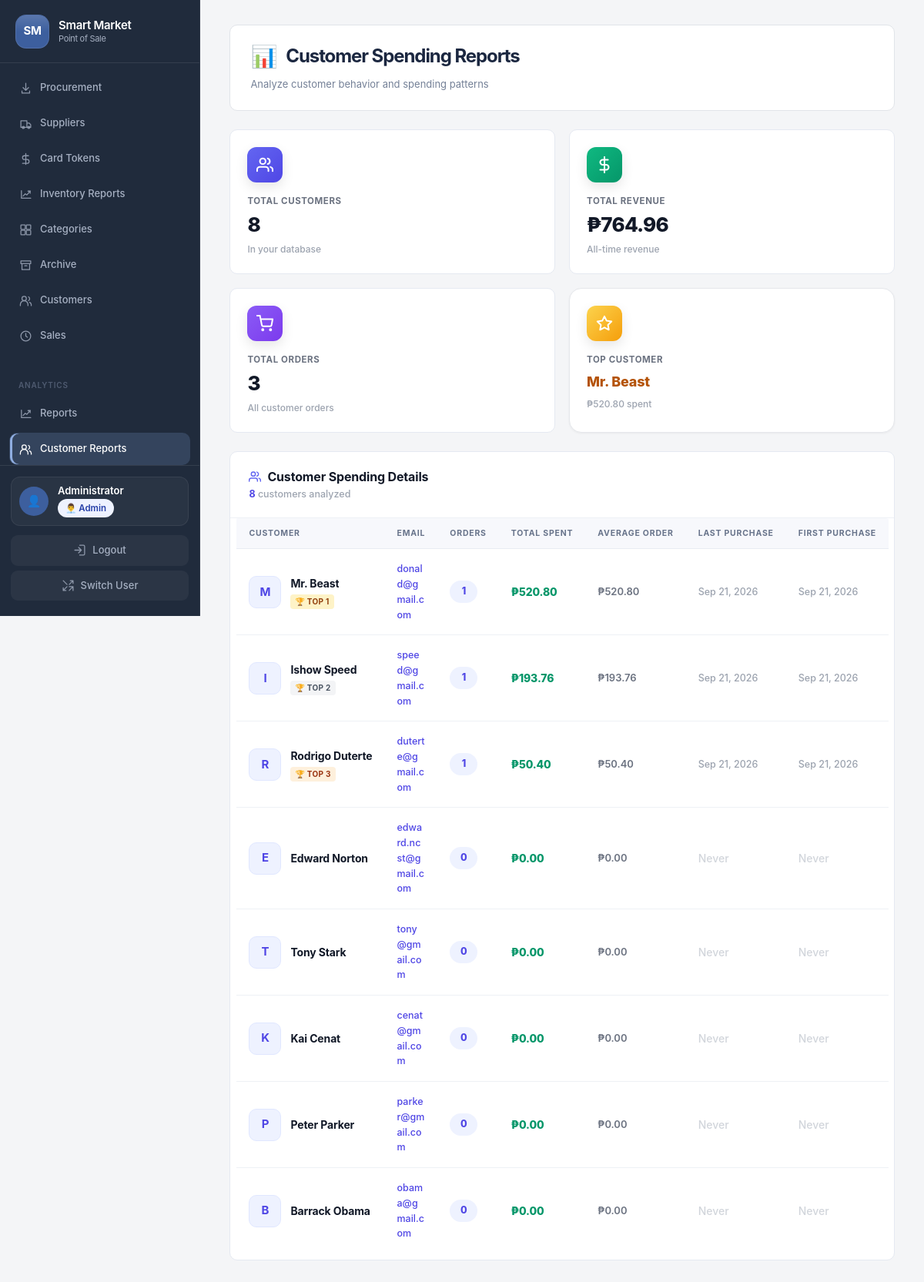
Screenshot of /admin.php?page=customer_reports (signed in) with the database file from the repository.
### tables this page shows
CREATE TABLE `customers` (
  `id` int(11) NOT NULL,
  `name` varchar(100) NOT NULL,
  `email` varchar(100) DEFAULT NULL,
  `phone` varchar(20) DEFAULT NULL,
  `created_at` timestamp NOT NULL DEFAULT current_timestamp(),
  `loyalty_points` int(11) DEFAULT 0
);

### index.php (called while the page is built, shortened)
<?php
require_once __DIR__ . '/app/bootstrap.php';
require_once __DIR__ . '/app/managers.php';
require_once __DIR__ . '/app/requests.php';
require __DIR__ . '/views/app.php';

### admin.php (called while the page is built)
<?php
require __DIR__ . '/index.php';

### app/requests.php (called while the page is built, shortened)
<?php
$customerManager = new CustomerManager($pdo);

### app/managers.php (called while the page is built, shortened)
<?php
class CustomerManager {
    private $pdo;
    public function __construct($pdo) { $this->pdo = $pdo; }
    public function getCustomerSpendingReport() {
        try {
            $stmt = $this->pdo->query("
                SELECT
                    c.id,
                    c.name,
                    c.email,
                    c.phone,
                    c.loyalty_points,
                    COUNT(s.id) as total_orders,
                    COALESCE(SUM(s.total_amount), 0) as total_spent,
                    COALESCE(AVG(s.total_amount), 0) as average_order,
                    MAX(s.sale_date) as last_purchase,
                    MIN(s.sale_date) as first_purchase
                FROM customers c
                LEFT JOIN sales s ON c.id = s.customer_id
                GROUP BY c.id
                ORDER BY total_spent DESC
            ");
            $result = $stmt->fetchAll();
            $totalRevenueStmt = $this->pdo->query("SELECT COALESCE(SUM(total_amount), 0) as total FROM sales");
            $totalRevenue = $totalRevenueStmt->fetch()['total'];
            return [
                'customers' => $result,
                'total_revenue' => $totalRevenue
            ];
        } catch(PDOException $e) {
            return ['customers' => [], 'total_revenue' => 0];
        }
    }
}

### views/pages/customer_reports.php (the view, shortened to what this page needs)
<?php
switch ('customer_reports'):
case 'customer_reports':
                $customerData = $customerManager->getCustomerSpendingReport();
                $customerReport = $customerData['customers'];
                $totalRevenue = $customerData['total_revenue'];
                $totalCustomers = count($customerReport);
                $totalOrders = array_sum(array_column($customerReport, 'total_orders'));
                $topCustomer = !empty($customerReport) ? $customerReport[0]['name'] : 'N/A';
                $topCustomerSpent = !empty($customerReport) ? $customerReport[0]['total_spent'] : 0;
                ?>
                <div class="crep-page-header">
                    <div class="crep-page-header-left">
                        <h2 class="crep-page-title">
                            <span class="crep-page-icon">📊</span>
                            Customer Spending Reports
                        </h2>
                        <p class="crep-page-subtitle">Analyze customer behavior and spending patterns</p>
                    </div>
                </div>
                <div class="crep-stats-grid">
                    <div class="crep-stat-card">
                        <div class="crep-stat-icon" style="background: linear-gradient(135deg, #6366F1 0%, #4F46E5 100%);">
                        </div>
                        <div class="crep-stat-label">Total Customers</div>
                        <div class="crep-stat-value"><?php echo $totalCustomers; ?></div>
                        <div class="crep-stat-footer">In your database</div>
                    </div>
                    <div class="crep-stat-card">
                        <div class="crep-stat-icon" style="background: linear-gradient(135deg, #10B981 0%, #059669 100%);">
                            <svg width="22" height="22" viewBox="0 0 24 24" fill="none" stroke="white" stroke-width="2.2" stroke-linecap="round" stroke-linejoin="round">
                                <line x1="12" y1="1" x2="12" y2="23"></line>
                                <path d="M17 5H9.5a3.5 3.5 0 0 0 0 7h5a3.5 3.5 0 0 1 0 7H6"></path>
                            </svg>
                        </div>
                        <div class="crep-stat-label">Total Revenue</div>
                        <div class="crep-stat-value">₱<?php echo number_format($totalRevenue, 2); ?></div>
                        <div class="crep-stat-footer">All-time revenue</div>
                    </div>
                    <div class="crep-stat-card">
                        <div class="crep-stat-icon" style="background: linear-gradient(135deg, #8B5CF6 0%, #7C3AED 100%);">
                            <svg width="22" height="22" viewBox="0 0 24 24" fill="none" stroke="white" stroke-width="2.2" stroke-linecap="round" stroke-linejoin="round">
                                <circle cx="9" cy="21" r="1"></circle>
                                <circle cx="20" cy="21" r="1"></circle>
                                <path d="M1 1h4l2.68 13.39a2 2 0 0 0 2 1.61h9.72a2 2 0 0 0 2-1.61L23 6H6"></path>
                            </svg>
                        </div>
                        <div class="crep-stat-label">Total Orders</div>
                        <div class="crep-stat-value"><?php echo number_format($totalOrders); ?></div>
                        <div class="crep-stat-footer">All customer orders</div>
                    </div>
                    <div class="crep-stat-card crep-stat-highlight">
                        <div class="crep-stat-icon" style="background: linear-gradient(135deg, #FCD34D 0%, #F59E0B 100%);">
                            <svg width="22" height="22" viewBox="0 0 24 24" fill="none" stroke="white" stroke-width="2.2" stroke-linecap="round" stroke-linejoin="round">
                                <polygon points="12 2 15.09 8.26 22 9.27 17 14.14 18.18 21.02 12 17.77 5.82 21.02 7 14.14 2 9.27 8.91 8.26 12 2"></polygon>
                            </svg>
                        </div>
                        <div class="crep-stat-label">Top Customer</div>
                        <div class="crep-stat-value crep-stat-value-name"><?php echo htmlspecialchars($topCustomer); ?></div>
                        <div class="crep-stat-footer">₱<?php echo number_format($topCustomerSpent, 2); ?> spent</div>
                    </div>
                </div>
                <div class="crep-card">
                    <div class="crep-card-header">
                        <div class="crep-card-title-wrap">
                            <div class="crep-card-title">
                                Customer Spending Details
                            </div>
                            <div class="crep-card-subtitle">
                                <strong><?php echo $totalCustomers; ?></strong> customers analyzed
                            </div>
                        </div>
                    </div>
                    <?php if (!empty($customerReport)): ?>
                    <div class="crep-table-wrap">
                        <table class="crep-table">
                            <thead>
                                <tr>
                                    <th>Customer</th>
                                    <th>Email</th>
                                    <th>Orders</th>
                                    <th>Total Spent</th>
                                    <th>Average Order</th>
                                    <th>Last Purchase</th>
                                    <th>First Purchase</th>
                                </tr>
                            </thead>
                            <tbody>
                                <?php
                                $rank = 1;
                                foreach ($customerReport as $c):
                                    $rankClass = '';
                                    if ($rank == 1) $rankClass = 'gold';
                                    else if ($rank == 2) $rankClass = 'silver';
                                    else if ($rank == 3) $rankClass = 'bronze';
                                ?>
                                <tr>
                                    <td>
                                        <div class="crep-customer-cell">
                                            <div class="crep-avatar <?php echo $rankClass; ?>">
                                                <?php echo strtoupper(substr($c['name'], 0, 1)); ?>
                                            </div>
                                            <div class="crep-customer-info">
                                                <div class="crep-customer-name"><?php echo htmlspecialchars($c['name']); ?></div>
                                                <?php if ($rank <= 3): ?>
                                                    <div class="crep-rank-label <?php echo $rankClass; ?>">🏆 Top <?php echo $rank; ?></div>
                                                <?php endif; ?>
                                            </div>
                                        </div>
                                    </td>
                                    <td>
                                        <?php if (!empty($c['email'])): ?>
                                            <span class="crep-email"><?php echo htmlspecialchars($c['email']); ?></span>
                                        <?php else: ?>
                                            <span class="crep-empty">—</span>
                                        <?php endif; ?>
                                    </td>
                                    <td>
                                        <span class="crep-orders-badge"><?php echo $c['total_orders']; ?></span>
                                    </td>
                                    <td>
                                        <strong class="crep-spent">₱<?php echo number_format($c['total_spent'], 2); ?></strong>
                                    </td>
                                    <td>
                                        <span class="crep-avg">₱<?php echo number_format($c['average_order'], 2); ?></span>
                                    </td>
                                    <td>
                                        <?php if ($c['last_purchase']): ?>
                                            <span class="crep-date"><?php echo date('M d, Y', strtotime($c['last_purchase'])); ?></span>
                                        <?php else: ?>
                                            <span class="crep-empty">Never</span>
                                        <?php endif; ?>
                                    </td>
                                    <td>
                                        <?php if ($c['first_purchase']): ?>
                                            <span class="crep-date"><?php echo date('M d, Y', strtotime($c['first_purchase'])); ?></span>
                                        <?php else: ?>
                                            <span class="crep-empty">Never</span>
                                        <?php endif; ?>
                                    </td>
                                </tr>
                                <?php
                                $rank++;
                                endforeach;
                                ?>
                            </tbody>
                        </table>
                    </div>
                    <?php endif; ?>
                </div>
                <?php
break;
endswitch;

### rows the page displays
customers: name "M", name "Mr. Beast", email "donald@gmail.com", total_orders "1", total_spent "520.80", average_order "520.80", last_purchase "Sep 21, 2026", first_purchase "Sep 21, 2026"
customers: name "I", name "Ishow Speed", email "speed@gmail.com", total_orders "1", total_spent "193.76", average_order "193.76", last_purchase "Sep 21, 2026", first_purchase "Sep 21, 2026"
customers: name "R", name "Rodrigo Duterte", email "duterte@gmail.com", total_orders "1", total_spent "50.40", average_order "50.40", last_purchase "Sep 21, 2026", first_purchase "Sep 21, 2026"
customers: name "E", name "Edward Norton", email "edward.ncst@gmail.com", total_orders "0", total_spent "0.00", average_order "0.00", shows "Never"
customers: name "T", name "Tony Stark", email "tony@gmail.com", total_orders "0", total_spent "0.00", average_order "0.00", shows "Never"
customers: name "K", name "Kai Cenat", email "cenat@gmail.com", total_orders "0", total_spent "0.00", average_order "0.00", shows "Never"
customers: name "P", name "Peter Parker", email "parker@gmail.com", total_orders "0", total_spent "0.00", average_order "0.00", shows "Never"
customers: name "B", name "Barrack Obama", email "obama@gmail.com", total_orders "0", total_spent "0.00", average_order "0.00", shows "Never"

### other values shown
$store_name "Smart Market"
$_SESSION['full_name'] "Administrator"
getRoleLabel($_SESSION['role']) "👨‍💼 Admin"
$totalCustomers "8"
$totalRevenue "764.96"
$totalOrders "3"
$topCustomer "Mr. Beast"
$topCustomerSpent "520.80"
